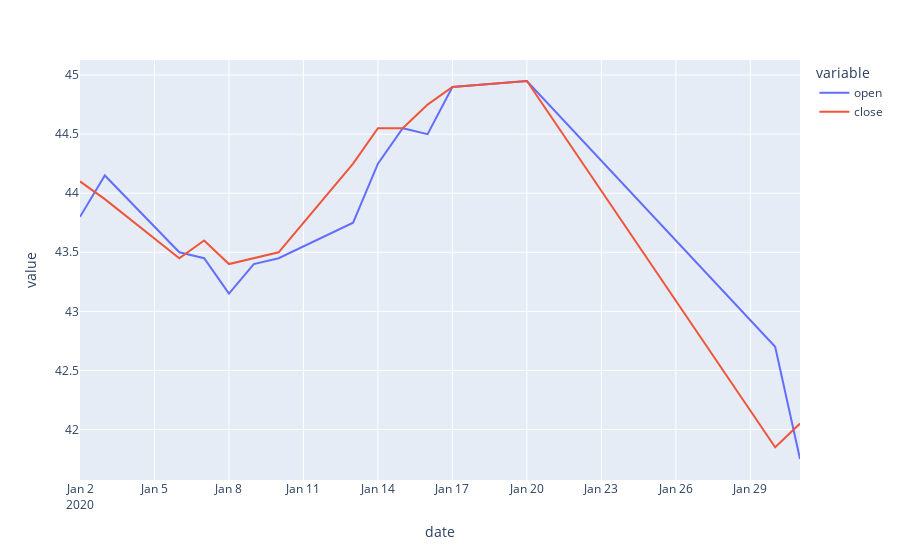

Source (notebook cell):
### Code cell
pd.DataFrame({
    'open': bot.data['1101'].open.loc['2020-01'],
    'close': bot.data['1101'].close.loc['2020-01'],
}, index=bot.data['1101'].close.loc['2020-01'].index).plot()

### Figure 1 — Plotly figure (JSON) as saved in the notebook; plotly's stock layout.template omitted (floating-point values rounded to 4 significant figures)
{"data": [{"hovertemplate": "variable=open<br>date=%{x}<br>value=%{y}<extra></extra>", "legendgroup": "open", "line": {"color": "#636efa", "dash": "solid"}, "marker": {"symbol": "circle"}, "mode": "lines", "name": "open", "orientation": "v", "showlegend": true, "x": ["2020-01-02T00:00:00", "2020-01-03T00:00:00", "2020-01-06T00:00:00", "2020-01-07T00:00:00", "2020-01-08T00:00:00", "2020-01-09T00:00:00", "2020-01-10T00:00:00", "2020-01-13T00:00:00", "2020-01-14T00:00:00", "2020-01-15T00:00:00", "2020-01-16T00:00:00", "2020-01-17T00:00:00", "2020-01-20T00:00:00", "2020-01-30T00:00:00", "2020-01-31T00:00:00"], "xaxis": "x", "y": [43.8, 44.15, 43.5, 43.45, 43.15, 43.4, 43.45, 43.75, 44.25, 44.55, 44.5, 44.9, 44.95, 42.7, 41.75], "yaxis": "y", "type": "scatter"}, {"hovertemplate": "variable=close<br>date=%{x}<br>value=%{y}<extra></extra>", "legendgroup": "close", "line": {"color": "#EF553B", "dash": "solid"}, "marker": {"symbol": "circle"}, "mode": "lines", "name": "close", "orientation": "v", "showlegend": true, "x": ["2020-01-02T00:00:00", "2020-01-03T00:00:00", "2020-01-06T00:00:00", "2020-01-07T00:00:00", "2020-01-08T00:00:00", "2020-01-09T00:00:00", "2020-01-10T00:00:00", "2020-01-13T00:00:00", "2020-01-14T00:00:00", "2020-01-15T00:00:00", "2020-01-16T00:00:00", "2020-01-17T00:00:00", "2020-01-20T00:00:00", "2020-01-30T00:00:00", "2020-01-31T00:00:00"], "xaxis": "x", "y": [44.1, 43.95, 43.45, 43.6, 43.4, 43.45, 43.5, 44.25, 44.55, 44.55, 44.75, 44.9, 44.95, 41.85, 42.05], "yaxis": "y", "type": "scatter"}], "layout": {"xaxis": {"anchor": "y", "domain": [0.0, 1.0], "title": {"text": "date"}}, "yaxis": {"anchor": "x", "domain": [0.0, 1.0], "title": {"text": "value"}}, "legend": {"title": {"text": "variable"}, "tracegroupgap": 0}, "margin": {"t": 60}}}
